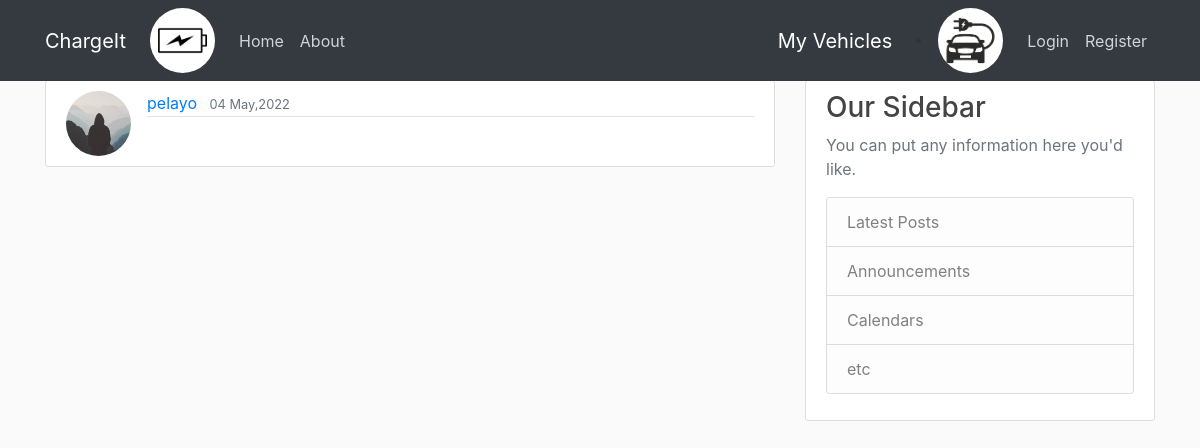
Screenshot of /post/2 with the database file from the repository.
### blog/models.py (models this page shows, shortened)
class Post(models.Model):
    date_posted = models.DateTimeField(default=timezone.now)
    author = models.ForeignKey(User, on_delete=models.CASCADE)
    vehicle =  models.ForeignKey(Vehicle, on_delete=models.CASCADE, default=None )

### users/models.py (models this page shows, shortened)
class Profile(models.Model):
    user = models.OneToOneField(User, on_delete=models.CASCADE)
    image = models.ImageField(default='default.jpg', upload_to='profile_pics')

### blog/views.py (the view)
# urls.py: path('post/<int:pk>', PostDetailView.as_view(), name='post-detail'),
class PostDetailView(DetailView):
    model = Post

### blog/templates/blog/post_detail.html (shortened to what this page needs)
{% extends "blog/base.html" %}
{% block content %}
        <article class="media content-section">
          <img class = "rounded-circle article-img" src = "{{ object.author.profile.image.url }} " >
          <div class="media-body">
            <div class="article-metadata">
              <a class="mr-2" href="{%url 'user-posts' object.author.username%}">{{ object.author }}</a>
              <small class="text-muted">{{ object.date_posted|date:"d F,Y" }}</small>
            </div>
          </div>
        </article>
{% endblock content %}

### blog/static/blog/main.css (style rules this page uses)
body { background: #fafafa; color: #333333; margin-top: 5rem; }
.content-section { background: #ffffff; padding: 10px 20px; border: 1px solid #dddddd; border-radius: 3px; margin-bottom: 20px; }
.article-img { height: 65px; width: 65px; margin-right: 16px; }
.article-metadata { padding-bottom: 1px; margin-bottom: 4px; border-bottom: 1px solid #e3e3e3 }

### rows the page displays
Post: author.profile.image (placeholder picture), author "pelayo", date_posted "04 May,2022"
